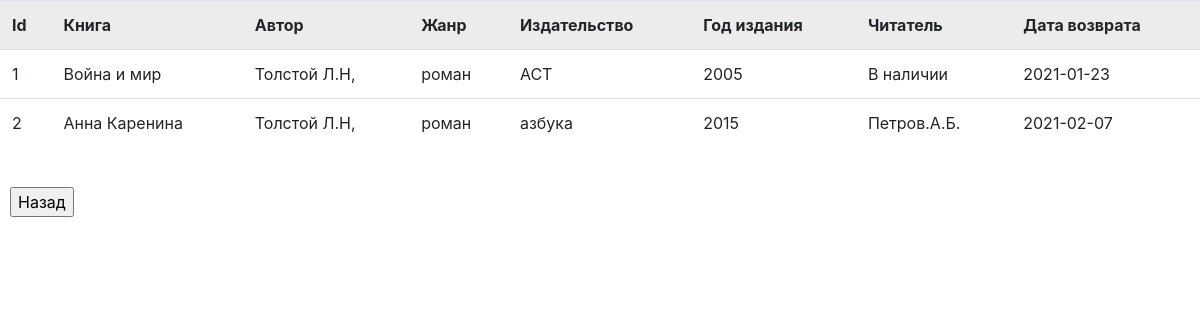
Screenshot of /show_table.php (signed in) with the database file from the repository.
### tables this page shows
CREATE TABLE `books` (
  `id_book` int(11) UNSIGNED NOT NULL,
  `title` varchar(150) NOT NULL,
  `author` varchar(140) NOT NULL,
  `genre` varchar(50) NOT NULL,
  `publisher` varchar(80) NOT NULL,
  `year` int(4) UNSIGNED NOT NULL,
  `chitatel` varchar(150) NOT NULL,
  `vozvrat` date NOT NULL
);

### src/show_table.php (the view, shortened to what this page needs)
<!DOCTYPE html>
<html lang="ru">
<head>
<link rel="stylesheet" href="https://stackpath.bootstrapcdn.com/bootstrap/4.5.2/css/bootstrap.min.css">
</head>
<body style="background-image: url(../img/bg.png);background-repeat: no-repeat; background-position: bottom; background-attachment: fixed;background-size:65% auto"">
<?php
   if($_COOKIE['user']==''):
   echo "Вы зашли как не авторизованный пользователь!";
   header('Location:index.php');
   exit();
 ?>
<?php else:
require_once 'connection.php';
$link = mysqli_connect($host,$user,$password,$database)
	or die("Ошибка ".mysqli_error($link));
	mysqli_set_charset($link, "utf8");
$link = mysqli_connect($host,$user,$password,$database)
or die("Ошибка ".mysqli_error($link));
mysqli_set_charset($link, "utf8");
$query = "SELECT * FROM books";
$result = mysqli_query($link,$query) or die ("Ошибка ".mysqli_error($link));
if ($result)
{
	$rows = mysqli_num_rows($result);
echo "<table class='table table-hover'><tr><th>Id</th><th>Книга</th><th>Автор</th><th>Жанр</th><th>Издательство</th><th>Год издания</th><th>Читатель</th><th>Дата возврата</th></tr>";
	for ($i = 0;$i < $rows;++$i)
	{
		$row = mysqli_fetch_row($result);
			for($j=0; $j<8; ++$j)
			{
				echo "<td>$row[$j]</td>";
			}
	}
	echo "</table>";
}
?>
<form action = "interface.php" method "GET">
<br><input type="submit" value = "Назад" style="margin-left: 10px">
</form>
<?php endif;?>
</body>
</html>

### rows the page displays
books: id_book "1", title "Война и мир", author "Толстой Л.Н,", genre "роман", publisher "АСТ", year "2005", chitatel "В наличии", vozvrat "2021-01-23"
books: id_book "2", title "Анна Каренина", author "Толстой Л.Н,", genre "роман", publisher "азбука", year "2015", chitatel "Петров.А.Б.", vozvrat "2021-02-07"
